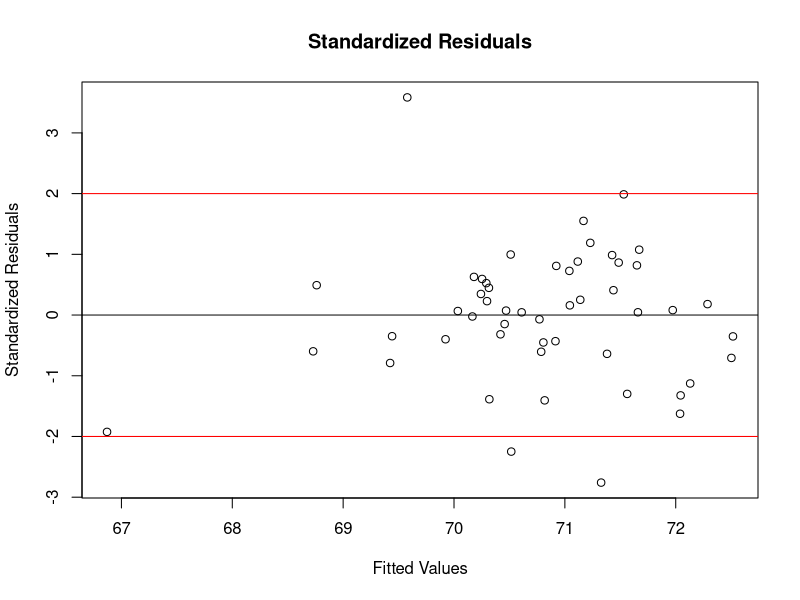
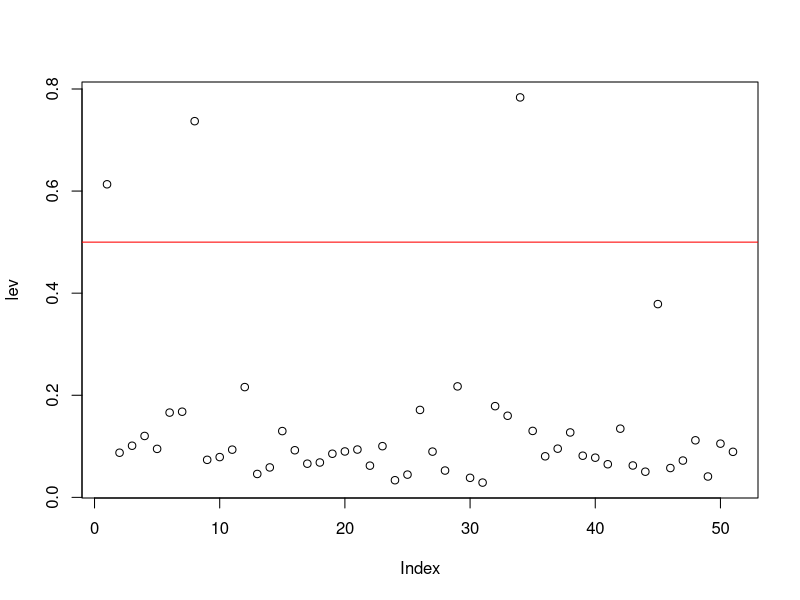
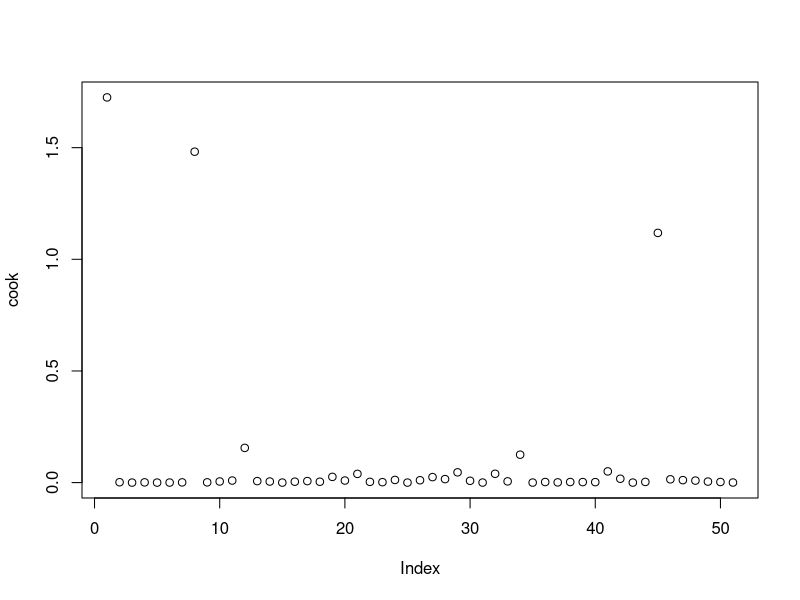
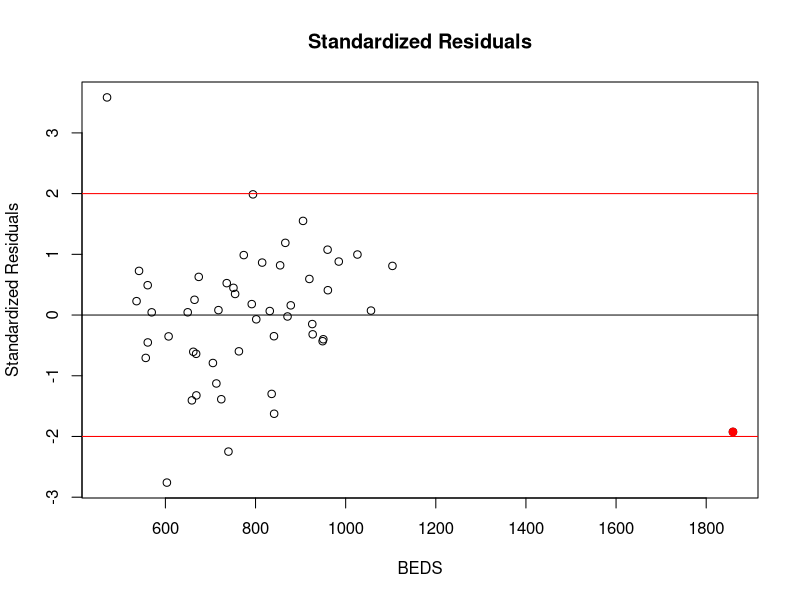
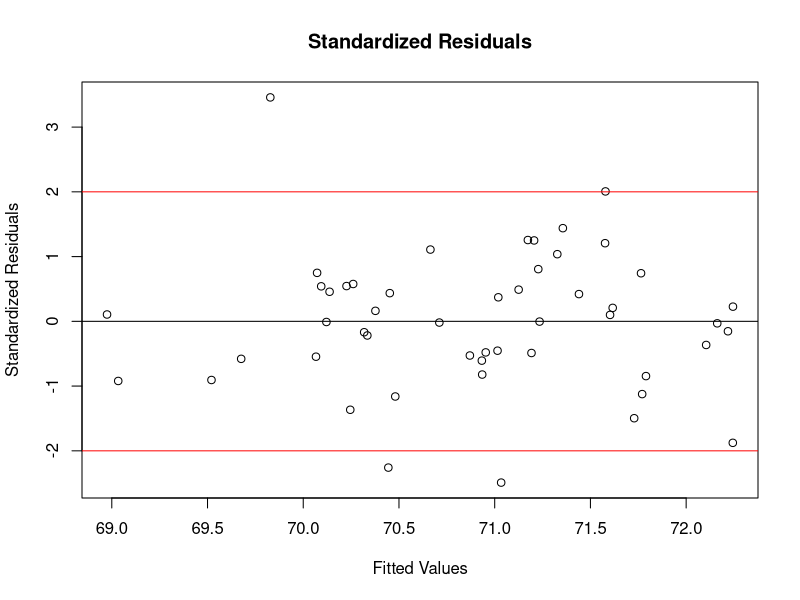
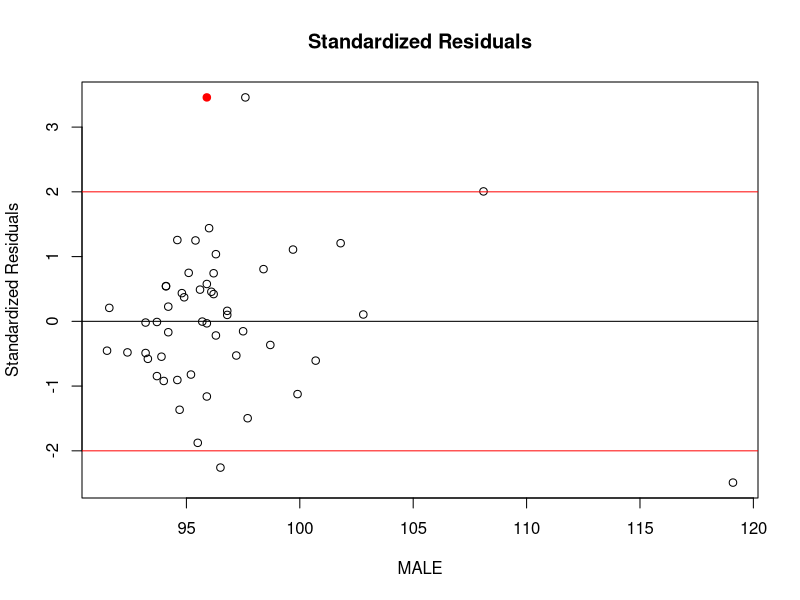
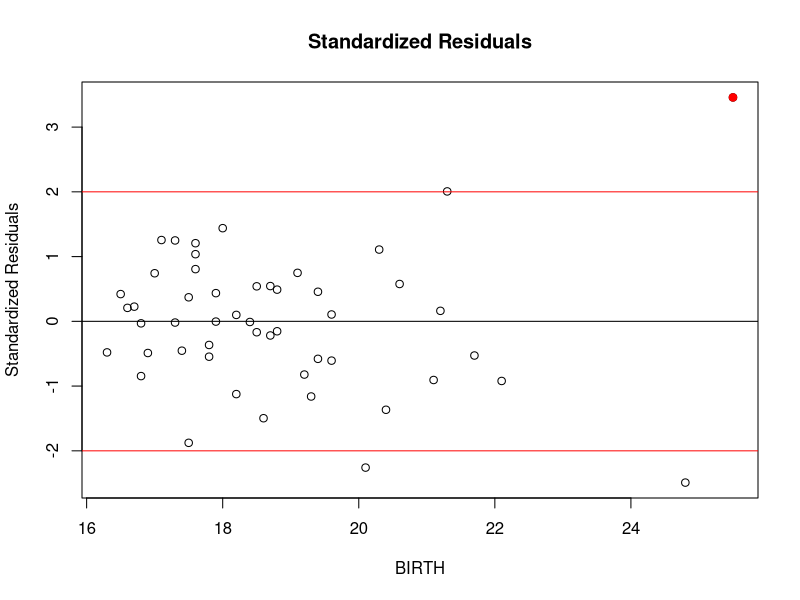
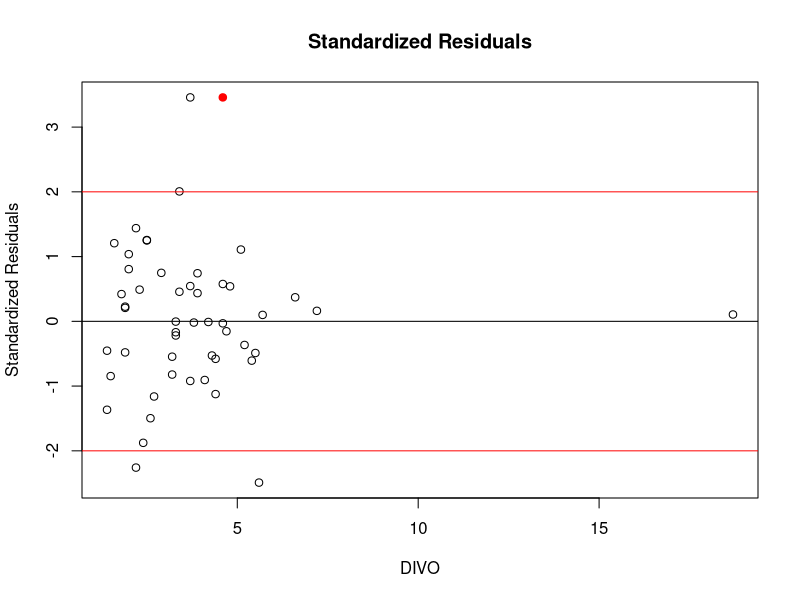

Write R code to recreate these figures, in order.
setwd("~/Google Drive/Uni/Winter 2018/STA302/A2")
dat <- read.table("Census.txt", sep = "" ,header=T)

head(dat)

LIFE <- dat$LIFE
MALE <- dat$MALE
BIRTH <- dat$BIRTH
DIVO <- dat$DIVO
BEDS <- dat$BEDS
EDUC <- dat$EDUC
INCO <- dat$INCO
# 
y <- LIFE
# 
# 
# one <-c(1)
# 
# MALE <- append(one, MALE)
# BIRTH <- append(one, BIRTH)
# DIVO <- append(one, DIVO)
# BEDS <- append(one, BEDS)
# EDUC <- append(one, EDUC)
# INCO <- append(one, INCO)


#X_column <- matrix(MALE, nrow = 1, ncol = 52)
# X_column <- append(MALE, BIRTH)
# X_column <- append(X_column, DIVO)
# X_column <- append(X_column, BEDS)
# X_column <- append(X_column, DIVO)
# X_column <- append(X_column, EDUC)
# X_column <- append(X_column, INCO)

# X_column <- rbind(X_column, matrix(BIRTH, nrow = 1, ncol= 52))
# X_column <- rbind(X_column, DIVO)  
# X_column <- rbind(X_column, BEDS)  
# X_column <- rbind(X_column, DIVO)  
# X_column <- rbind(X_column, EDUC)  
# X_column <- rbind(X_column, INCO)  


x = as.matrix(dat)
x <-x[1:51, 2:7]
x<- cbind(1, x)
mode(x) = 'numeric'




n <- 51
p <-7

(X<-x)
Xt <- t(X)

XtX <- Xt %*% X
XtXinv <-solve(XtX)

Xty <- Xt %*% y

(bhat <- XtXinv%*%Xty)

#a
y_hat <- X %*% bhat
e_hat = y - y_hat

#c
RSS <- (t(e_hat) %*% e_hat)
sigma_sq_hat = RSS / (n)

s_sq = RSS / (n - p - 1)

#d
s <-c(s_sq^(1/2))

se_bs = diag(s * (XtXinv)^(1/2))

y_bar = c(sum(y_hat)/ n)

SST <- sum((LIFE - y_bar)^(2))
R_sq <- 1 - (RSS/SST)
# Explains the proportion of variability explained by the regression, which is 46.849%

#PART2
#a
MLR <- lm(formula = LIFE~ MALE + BIRTH + DIVO + BEDS + EDUC + INCO, data=dat) 
summary(MLR)

#b
#H_0: B0 = B1 = B2 = B3 = B4 = B5 = B6
#H_A: Bi != 0 [any i in range 0 to 6]
SSReg = SST-RSS
F_val = (SSReg/(p)/(RSS/(n-p-1)))
F_crt = qf(.95, df1=p, df2=n-p-1) 

#F_val > F_crit we fail to accept the Null hypothesis.


#C
#(0) REJECT
#H_0: B0 = 0
#H_A: B0 != 0
#t_value0 = 16.448 
t_crit = qt(c(.005, .995), df=n-p-1)

#(i)MALE ACCEPT
#H_0: B1 = 0
#H_A: B1 != 0
#t_value1 =2.670
t_crit = qt(c(.005, .995), df=n-p-1)

#(ii)BIRTH REJECT
#H_0: B2 = 0
#H_A: B2 != 0
#t_value2 =4.400
t_crit = qt(c(.005, .995), df=n-p-1)


#(iii)DIVO ACCEPT
#H_0: B3 = 0
#H_A: B3 != 0
#t_value3 =2.658
t_crit = qt(c(.005, .995), df=n-p-1)


#(iv)BEDS REJECT
#H_0: B4 = 0
#H_A: B4 != 0
#t_value4 =3.409
t_crit = qt(c(.005, .995), df=n-p-1)


#(v)EDUC ACCEPT
#H_0: B5 = 0
#H_A: B5 != 0
#t_value5 = 2.133
t_crit = qt(c(.005, .995), df=n-p-1)



#(vi)INCO ACCEPT
#H_0: B6 = 0
#H_A: B6 != 0
#t_value6 =0.786
t_crit = qt(c(.005, .995), df=n-p-1)

#Yes, the results indicate that variables  MALE, DIVO, EDUC and INCO should be reomoved.

MLR_reduced <- lm(formula = LIFE~ BIRTH + BEDS, data=dat) 
summary(MLR_reduced)
#eqn: y_red = 79.12 + 

#e

MLR_red_MALE_INCO <- lm(formula = LIFE~ BIRTH + BEDS + DIVO + EDUC, data=dat) 
anova(MLR, MLR_red_MALE_INCO)
#H_0: B1 = B6 = 0
#H_A: B1, B6 both not zero.
#F_val = 3.5642
#F_Crit = 3.028492
#F_Crit =  qf(.99, df1=p, df2=n-2) 
#F_val > F_crit we fail to accept the Null hypothesis

#f

MLR_MALE <- lm(LIFE ~ MALE, data=dat) 
anova(MLR, MLR_MALE)
#F_val = 7.0963


#g 
#H_0: Bi = 0 [i = 1, 2]
#H_A: B1, B2 both not zero
MLR_B0 = lm(LIFE ~ 1, data=dat) 
MLR_MALE_BIRTH <- lm(LIFE ~ MALE + BIRTH, data=dat) 
anova(MLR_B0, MLR_MALE_BIRTH)
#F_val = 8.14
#We fail to accept the H_0 and hence x1 and x2 are significant/useful in predicting the response




#i
#1
MLR_B0 = lm(LIFE ~ 1, data=dat) 
MLR_MALE
MLR_BIRTH <- lm(LIFE ~ BIRTH, data=dat) 
MLR_DIVO <- lm(LIFE ~ DIVO, data=dat) 
MLR_INCO <- lm(LIFE ~ INCO, data=dat) 
MLR_MALE_BIRTH
MLR_MALE_DIVO <- lm(LIFE~ MALE + DIVO, data=dat) 
MLR_MALE_INCO <- lm(LIFE~ MALE + INCO, data=dat) 
MLR_BIRTH_DIVO <- lm(LIFE ~ BIRTH + DIVO, data=dat) 
MLR_BIRTH_INCO <- lm(LIFE ~ BIRTH + INCO, data=dat) 
MLR_DIVO_INCO <- lm(LIFE ~ DIVO + INCO, data=dat) 
MLR_MALE_BIRTH_DIVO <- lm(LIFE~ MALE + BIRTH + DIVO, data=dat) 
MLR_MALE_BIRTH_INCO <- lm(LIFE~ MALE + BIRTH + INCO, data=dat) 
MLR_BIRTH_DIVO_INCO <- lm(LIFE ~ BIRTH + DIVO + INCO, data=dat) 
MLR_MALE_DIVO_INCO <- lm(LIFE ~ MALE + DIVO + INCO, data=dat) 
MLR_mbdi <- lm(LIFE ~ MALE + BIRTH + DIVO + INCO, data=dat) 

#AIC
aic_b0 <- AIC(MLR_B0) 
aic_m <- AIC(MLR_MALE) 
aic_d <- AIC(MLR_DIVO)
aic_i <- AIC(MLR_INCO)
aic_b <- AIC(MLR_BIRTH)
aic_mb <- AIC(MLR_MALE_BIRTH)
aic_md <- AIC(MLR_MALE_DIVO)
aic_mi <- AIC(MLR_MALE_INCO)
aic_bd <- AIC(MLR_BIRTH_DIVO)
aic_bi <- AIC(MLR_BIRTH_INCO)
aic_di <- AIC(MLR_DIVO_INCO)
aic_mbd <- AIC(MLR_MALE_BIRTH_DIVO)
aic_mbi <- AIC(MLR_MALE_BIRTH_INCO)
aic_bdi <- AIC(MLR_BIRTH_DIVO_INCO)
aic_mdi <- AIC(MLR_MALE_DIVO_INCO)
aic_mbdi <- AIC(MLR_mbdi)

# lowest AIC is with model MALE BIRTH DIVO
#2
null<- MLR_B0
full<- MLR_mbdi

forwdAIC=step(null, scope=list(lower=null, upper=full), direction="forward")
#Best Model according to forwardAIC is LIFE ~ BIRTH + MALE + DIVO

#3
backAIC=step(full, direction="backward", data=dat)
#Best Model according to backwardAIC is LIFE ~ BIRTH + MALE + DIVO

#pART 3
#(a)
std_res <- rstandard(MLR)
plot(MLR$fitted.values, std_res, ylab="Standardized Residuals", xlab="Fitted Values", main="Standardized Residuals")
abline(0, 0)
abline(2, 0, col=c("red"))
abline(-2, 0, col=c("red"))
#Yes, there are 3 points with residuals greater than |2| and may be influential.

#b
lev = hat(model.matrix(MLR))
plot(lev)
abline(0.5, 0, col=c("red"))
dat[lev >0.5,]
# 3 points have lev > 0.5. Idices 1, 8 and 34.

#c
cook = cooks.distance(MLR)

plot(cook)
dat[cook > 1,]
#not all points are the same 

#d
plot(BEDS, std_res, ylab="Standardized Residuals", xlab="BEDS", main="Standardized Residuals")
abline(0, 0)
abline(2, 0, col=c("red"))
abline(-2, 0, col=c("red"))
points(BEDS[8], std_res[8] , col='red', pch = 19)
#There are 3 points that are outliers based on std_res + the outlier red point corresponding to DC 

#e
dat2 <- subset(dat, STATE != 'DC')

LIFE2 <- dat2$LIFE
MALE2 <- dat2$MALE
BIRTH2 <- dat2$BIRTH
DIVO2 <- dat2$DIVO
BEDS2 <- dat2$BEDS
EDUC2 <- dat2$EDUC
INCO2 <- dat2$INCO

MLR_NoDC <- lm(formula = LIFE2 ~ MALE2 + BIRTH2 + DIVO2 + BEDS2 + EDUC2 + INCO2, data=dat2)
std_res_NoDC <- rstandard(MLR_NoDC)
plot(MLR_NoDC$fitted.values, std_res_NoDC, ylab="Standardized Residuals", xlab="Fitted Values", main="Standardized Residuals")
abline(0, 0)
abline(2, 0, col=c("red"))
abline(-2, 0, col=c("red"))



#Yes there is a noticeable change in the Standardised residuals. The fitted line has changed.

#f
#MALE
plot(MALE2, std_res_NoDC, ylab="Standardized Residuals", xlab="MALE", main="Standardized Residuals")
abline(0, 0)
abline(2, 0, col=c("red"))
abline(-2, 0, col=c("red"))
points(MALE[44], std_res_NoDC[44] , col='red', pch = 19)

#BEDS
plot(BIRTH2, std_res_NoDC, ylab="Standardized Residuals", xlab="BIRTH", main="Standardized Residuals")
abline(0, 0)
abline(2, 0, col=c("red"))
abline(-2, 0, col=c("red"))
points(BIRTH2[44], std_res_NoDC[44] , col='red', pch = 19)

#DIVO
plot(DIVO2, std_res_NoDC, ylab="Standardized Residuals", xlab="DIVO", main="Standardized Residuals")
abline(0, 0)
abline(2, 0, col=c("red"))
abline(-2, 0, col=c("red"))
points(DIVO[44], std_res_NoDC[44] , col='red', pch = 19)

#BEDS
plot(BEDS2, std_res_NoDC, ylab="Standardized Residuals", xlab="BEDS", main="Standardized Residuals")
abline(0, 0)
abline(2, 0, col=c("red"))
abline(-2, 0, col=c("red"))
points(BEDS2[44], std_res_NoDC[44] , col='red', pch = 19)

#EDUC
plot(EDUC2, std_res_NoDC, ylab="Standardized Residuals", xlab="BEDS", main="Standardized Residuals")
abline(0, 0)
abline(2, 0, col=c("red"))
abline(-2, 0, col=c("red"))
points(EDUC2[44], std_res_NoDC[44] , col='red', pch = 19)

#INCO
plot(INCO2, std_res_NoDC, ylab="Standardized Residuals", xlab="BEDS", main="Standardized Residuals")
abline(0, 0)
abline(2, 0, col=c("red"))
abline(-2, 0, col=c("red"))
points(INCO2[44], std_res_NoDC[44] , col='red', pch = 19)

#ALL Data corresponding to this STATE is an outlier


dat3 <- subset(dat2, STATE != 'UT')

LIFE3 <- dat3$LIFE
MALE3 <- dat3$MALE
BIRTH3 <- dat3$BIRTH
DIVO3 <- dat3$DIVO
BEDS3 <- dat3$BEDS
EDUC3 <- dat3$EDUC
INCO3 <- dat3$INCO

MLR_NoDC_NoUT <- lm(formula = LIFE3 ~ MALE3+ BIRTH3 + DIVO3 + BEDS3 + EDUC3 + INCO3, data=dat3)

#R_squared is higher without UT data. Therefore this model explains the proportion of variability explained by the regression, better.






